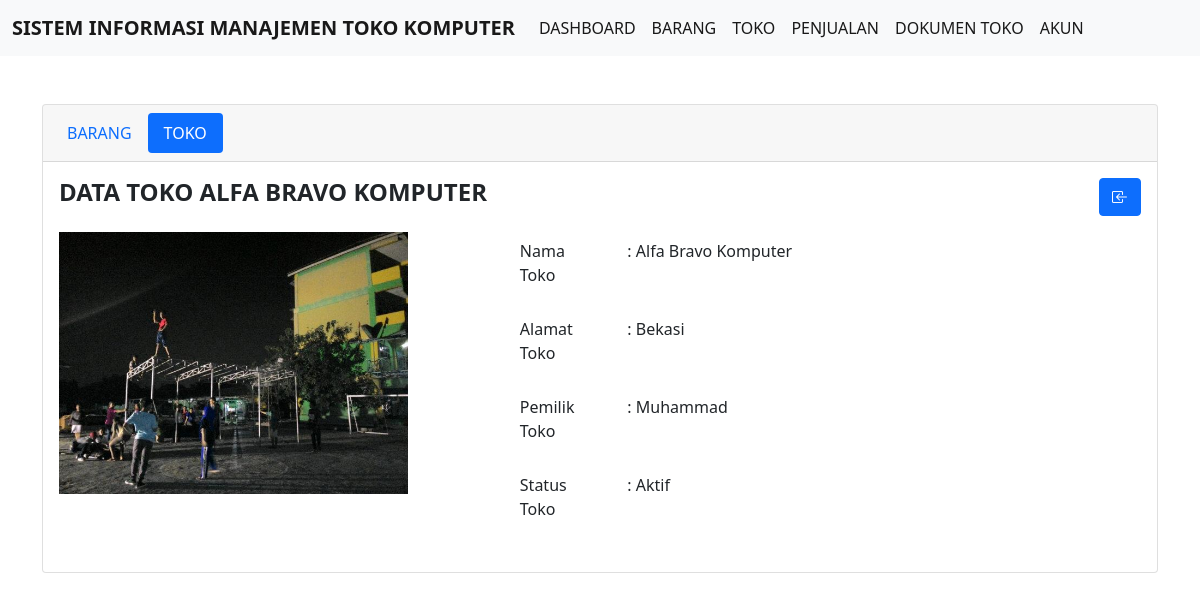
Page /detail_toko.php?id_toko=37 on the committed database.
### tables this page shows
CREATE TABLE `tb_toko` (
  `id_toko` int(11) NOT NULL,
  `nama_toko` varchar(20) NOT NULL,
  `alamat_toko` varchar(20) NOT NULL,
  `pemilik_toko` varchar(20) NOT NULL,
  `status_toko` varchar(20) NOT NULL,
  `foto_toko` varchar(20) NOT NULL
);

### config/controller.php (called while the page is built, shortened)
<?php
function select($query)
{
    global $db;
    $result = mysqli_query($db, $query);
    $rows = [];
    while ($row = mysqli_fetch_assoc($result)) {
        $rows[] = $row;
    }
    return $rows;
}

### detail_toko.php (the view, shortened to what this page needs)
<?php
include 'layout/header.php';
$id_toko = (int)$_GET['id_toko'];
$data_toko = select("SELECT * FROM tb_toko WHERE id_toko=$id_toko")[0];
$nama_toko = $data_toko['nama_toko'];
$uppercase_namatoko = strtoupper($nama_toko);
?>
<div class="container">
    <div class="card mt-5 mb-5">
        <div class="card-header">
            <ul class="nav nav-pills card-header-pills">
                <li class="nav-item">
                    <a class="nav-link" href="index.php">BARANG</a>
                </li>
                <li class="nav-item">
                    <a class="nav-link active" href="data_toko.php">TOKO</a>
                </li>
            </ul>
        </div>
        <div class="card-body">
            <div class="row mb-3">
                <div class="col">
                    <h4><b>DATA TOKO <?= $uppercase_namatoko; ?></b></h4>
                </div>
                <div class="col">
                    <a href="data_toko.php" class="btn btn-primary" style="float : right;"><i class="bi bi-box-arrow-in-left"></i></i></a>
                </div>
            </div>
            <table class="table table-bordered table-striped" id="tables">
                <div class="row justify-content-start">
                    <div class="col-5">
                        <img src="assets/foto-toko/<?= $data_toko['foto_toko']; ?>" width="80%">
                    </div>
                    <div class="col-7">
                        <div class="mb-3 row">
                            <label class="col-sm-2 col-form-label">Nama Toko</label>
                            <div class="col-sm-10">
                                <input type="text" class="form-control-plaintext" value=": <?= $data_toko['nama_toko']; ?>">
                            </div>
                        </div>
                        <div class="mb-3 row">
                            <label class="col-sm-2 col-form-label">Alamat Toko</label>
                            <div class="col-sm-10">
                                <input type="text" class="form-control-plaintext" value=": <?= $data_toko['alamat_toko']; ?>">
                            </div>
                        </div>
                        <div class="mb-3 row">
                            <label class="col-sm-2 col-form-label">Pemilik Toko</label>
                            <div class="col-sm-10">
                                <input type="text" class="form-control-plaintext" value=": <?= $data_toko['pemilik_toko']; ?>">
                            </div>
                        </div>
                        <div class="mb-3 row">
                            <label class="col-sm-2 col-form-label">Status Toko</label>
                            <div class="col-sm-10">
                                <input type="text" class="form-control-plaintext" value=": <?= $data_toko['status_toko']; ?>">
                            </div>
                        </div>
                    </div>
                </div>
            </table>
        </div>
    </div>
</div>
<?php
include 'layout/footer.php';
?>

### rows in the picture
tb_toko: nama_toko "ALFA BRAVO KOMPUTER", foto_toko (picture), nama_toko ": Alfa Bravo Komputer", alamat_toko ": Bekasi", pemilik_toko ": Muhammad", status_toko ": Aktif"
